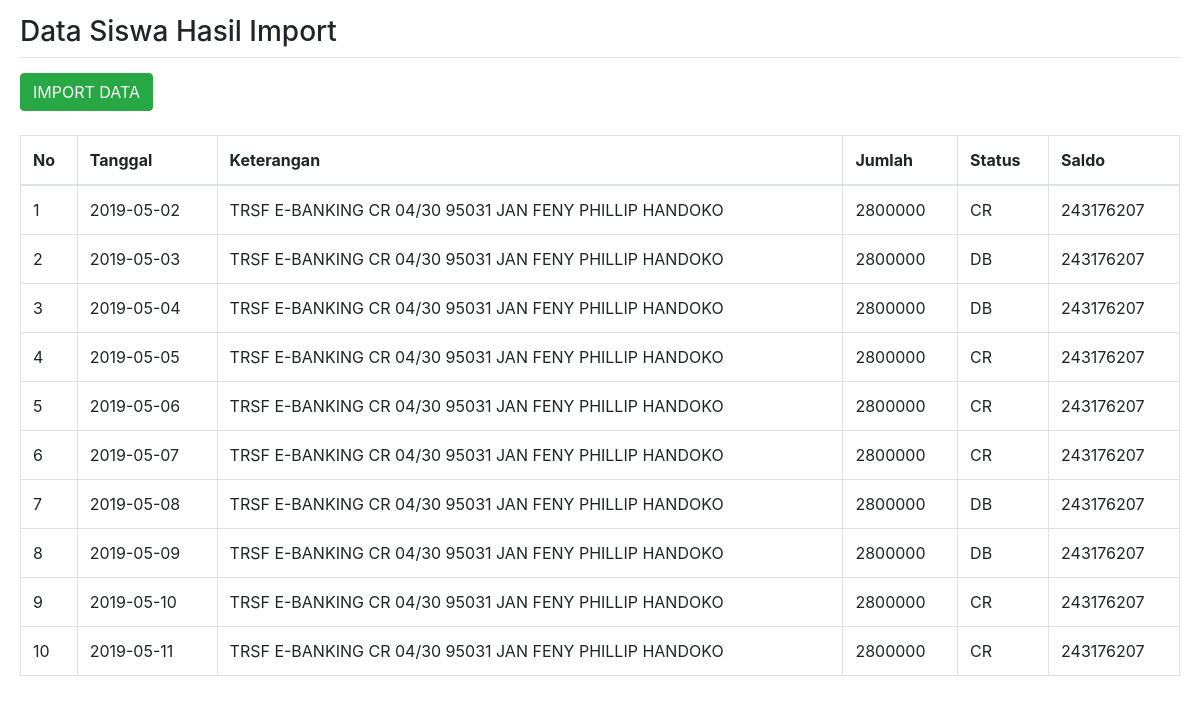
The app's page /tampilbank.php with its own data.
### tables this page shows
CREATE TABLE `bca_cv` (
  `id` int NOT NULL AUTO_INCREMENT,
  `tanggal` date NOT NULL,
  `keterangan` text NOT NULL,
  `cabang` varchar(10) NOT NULL,
  `jumlah` int NOT NULL,
  `status` varchar(15) NOT NULL,
  `saldo` varchar(30) NOT NULL,
  PRIMARY KEY (`id`)
);

### tampilbank.php (the view, shortened to what this page needs)
<!DOCTYPE html>
<html lang="en">
<head>
    <link href="css/bootstrap.min.css" rel="stylesheet">
</head>
<body>
    <div style="padding: 10px 20px;">
        <h3 style="margin-top: 5px;">Data Siswa Hasil Import</h3>
        <hr style="margin-top: 5px;margin-bottom: 15px;">
        <a href="formbank.php" class="btn btn-success">IMPORT DATA</a>
        <br><br>
        <div class="table-responsive">
            <table class="table table-bordered table-hover">
                <thead>
                    <tr>
                        <th>No</th>
                        <th>Tanggal</th>
                        <th>Keterangan</th>
                        <th>Jumlah</th>
                        <th>Status</th>
                        <th>Saldo</th>
                    </tr>
                </thead>
                <tbody>
                    <?php
                    include "koneksi.php";
                    $sql = mysqli_query($connect, "SELECT * FROM bca_cv ORDER BY id ASC limit 0,10");
                    $no = 1;
                    while ($data = mysqli_fetch_array($sql)) {
                        echo "<tr>";
                        echo "<td>" . $no . "</td>";
                        echo "<td>" . $data['tanggal'] . "</td>";
                        echo "<td>" . $data['keterangan'] . "</td>";
                        echo "<td>" . $data['jumlah'] . "</td>";
                        echo "<td>" . $data['status'] . "</td>";
                        echo "<td>" . $data['saldo'] . "</td>";
                        echo "</tr>";
                        $no++;
                    }
                    ?>
                </tbody>
            </table>
        </div>
    </div>
</body>
</html>

### records on screen
bca_cv: tanggal "2019-05-02", keterangan "TRSF E-BANKING CR 04/30 95031 JAN FENY PHILLIP HANDOKO", jumlah "2800000", status "CR", saldo "243176207"
bca_cv: tanggal "2019-05-03", keterangan "TRSF E-BANKING CR 04/30 95031 JAN FENY PHILLIP HANDOKO", jumlah "2800000", status "DB", saldo "243176207"
bca_cv: tanggal "2019-05-04", keterangan "TRSF E-BANKING CR 04/30 95031 JAN FENY PHILLIP HANDOKO", jumlah "2800000", status "DB", saldo "243176207"
bca_cv: tanggal "2019-05-05", keterangan "TRSF E-BANKING CR 04/30 95031 JAN FENY PHILLIP HANDOKO", jumlah "2800000", status "CR", saldo "243176207"
bca_cv: tanggal "2019-05-06", keterangan "TRSF E-BANKING CR 04/30 95031 JAN FENY PHILLIP HANDOKO", jumlah "2800000", status "CR", saldo "243176207"
bca_cv: tanggal "2019-05-07", keterangan "TRSF E-BANKING CR 04/30 95031 JAN FENY PHILLIP HANDOKO", jumlah "2800000", status "CR", saldo "243176207"
bca_cv: tanggal "2019-05-08", keterangan "TRSF E-BANKING CR 04/30 95031 JAN FENY PHILLIP HANDOKO", jumlah "2800000", status "DB", saldo "243176207"
bca_cv: tanggal "2019-05-09", keterangan "TRSF E-BANKING CR 04/30 95031 JAN FENY PHILLIP HANDOKO", jumlah "2800000", status "DB", saldo "243176207"
bca_cv: tanggal "2019-05-10", keterangan "TRSF E-BANKING CR 04/30 95031 JAN FENY PHILLIP HANDOKO", jumlah "2800000", status "CR", saldo "243176207"
bca_cv: tanggal "2019-05-11", keterangan "TRSF E-BANKING CR 04/30 95031 JAN FENY PHILLIP HANDOKO", jumlah "2800000", status "CR", saldo "243176207"
